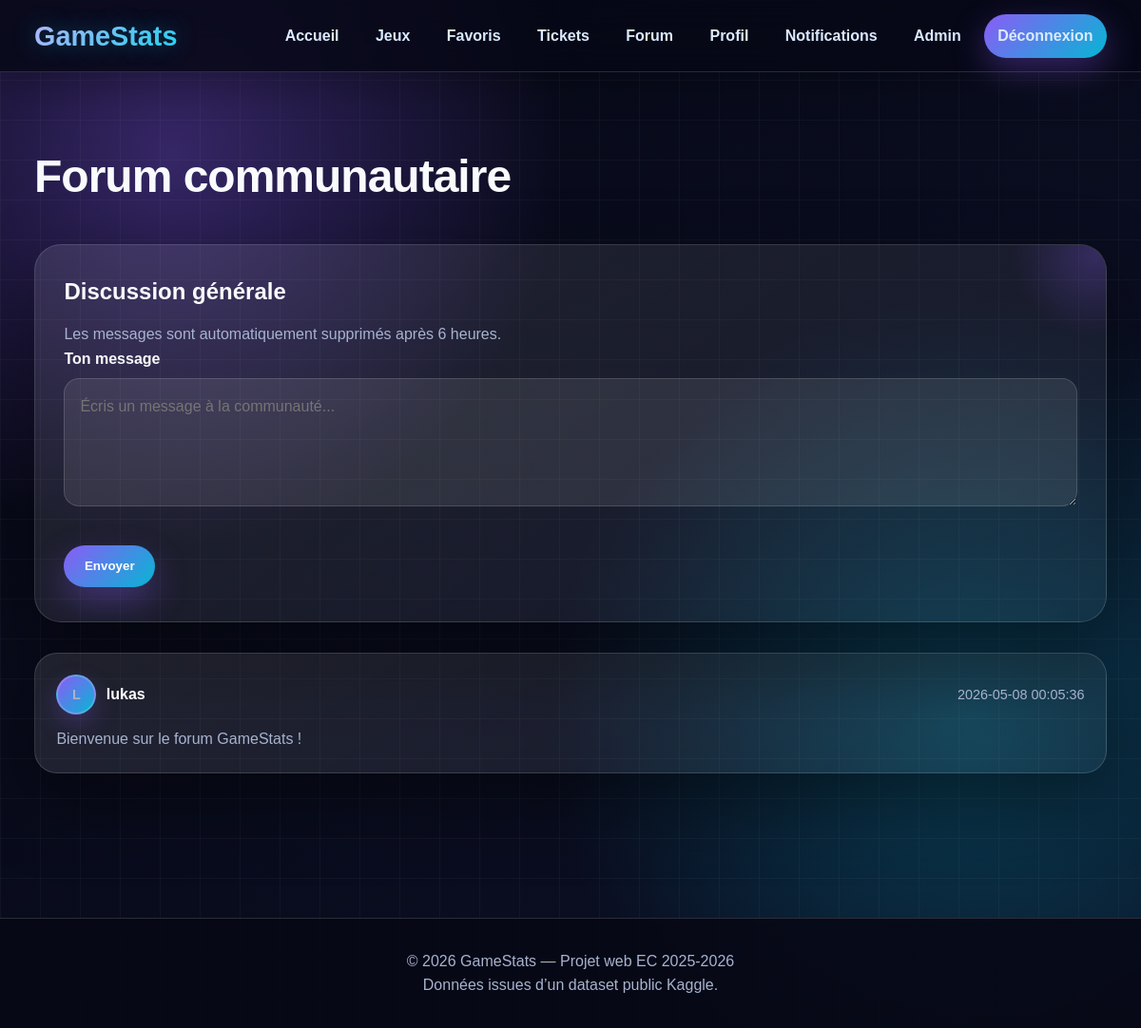
The app's page /forum.php (signed in) with its own data.
### tables this page shows
CREATE TABLE forum_messages (
    id INT AUTO_INCREMENT PRIMARY KEY,
    user_id INT NOT NULL,
    message TEXT NOT NULL,
    created_at DATETIME DEFAULT CURRENT_TIMESTAMP,
    FOREIGN KEY (user_id) REFERENCES users(id) ON DELETE CASCADE
);

CREATE TABLE users (
    id INT AUTO_INCREMENT PRIMARY KEY,
    username VARCHAR(50) NOT NULL UNIQUE,
    email VARCHAR(100) NOT NULL UNIQUE,
    password VARCHAR(255) NOT NULL,
    avatar VARCHAR(255),
    bio TEXT,
    role ENUM('user', 'admin') DEFAULT 'user',
    is_banned TINYINT(1) DEFAULT 0,
    ban_reason VARCHAR(255) DEFAULT NULL,
    created_at DATETIME DEFAULT CURRENT_TIMESTAMP
);

### www/forum.php (the view, shortened to what this page needs)
<?php
require_once 'includes/moderation.php';
$pdo->query('DELETE FROM forum_messages WHERE created_at < DATE_SUB(NOW(), INTERVAL 6 HOUR)');
$stmt = $pdo->query(
    'SELECT forum_messages.*, users.username, users.avatar
     FROM forum_messages
     INNER JOIN users ON forum_messages.user_id = users.id
     ORDER BY forum_messages.created_at DESC'
);
$messages = $stmt->fetchAll();
include 'includes/header.php';
?>
<section class="section">
    <div class="container">
        <h1 class="section-title">Forum communautaire</h1>
        <div class="info-box">
            <h2>Discussion générale</h2>
            <p>Les messages sont automatiquement supprimés après 6 heures.</p>
            <form action="forum.php" method="POST">
                <div class="form-group">
                    <label for="message">Ton message</label>
                    <textarea
                        id="message"
                        name="message"
                        placeholder="Écris un message à la communauté..."
                    ><?= htmlspecialchars($_POST['message'] ?? '') ?></textarea>
                </div>
                <button class="btn" type="submit">Envoyer</button>
            </form>
        </div>
        <div class="forum-list" id="forumMessagesList">
            <?php if (empty($messages)): ?>
                <div class="info-box">
                    <h2>Aucun message</h2>
                    <p>Sois le premier à lancer la discussion.</p>
                </div>
            <?php else: ?>
                <?php foreach ($messages as $message): ?>
                    <article class="forum-message">
                        <div class="forum-message-header forum-user-header">
                            <a href="user.php?id=<?= htmlspecialchars($message['user_id']) ?>" class="mini-user-link">
                                <span class="mini-user-avatar">
                                    <?php if (!empty($message['avatar'])): ?>
                                        <img
                                            src="assets/uploads/<?= htmlspecialchars(basename($message['avatar'])) ?>"
                                            alt="<?= htmlspecialchars($message['username']) ?>"
                                        >
                                    <?php else: ?>
                                        <?= htmlspecialchars(strtoupper(substr($message['username'], 0, 1))) ?>
                                    <?php endif; ?>
                                </span>
                                <strong><?= htmlspecialchars($message['username']) ?></strong>
                            </a>
                            <span><?= htmlspecialchars($message['created_at']) ?></span>
                        </div>
                        <p><?= nl2br(htmlspecialchars($message['message'])) ?></p>
                    </article>
                <?php endforeach; ?>
            <?php endif; ?>
        </div>
    </div>
</section>
<?php include 'includes/footer.php'; ?>

### www/assets/css/style.css (style rules this page uses)
* { box-sizing: border-box; margin: 0; padding: 0; }
:root { --bg: #070816; --bg2: #0b1024; --card: rgba(255,255,255,0.08); --text: #f8fafc; --muted: #a8b3cf; --primary: #8b5cf6; --secondary: #06b6d4; --border: rgba(255,255,255,0.14); --shadow: 0 30px 80px rgba(0,0,0,0.45); }
html, body { overflow-x: hidden; }
body { font-family: Arial, Helvetica, sans-serif; background: radial-gradient(circle at 15% 15%, rgba(139,92,246,0.35), transparent 30%), radial-gradient(circle at 85% 70%, rgba(6,182,212,0.28), transparent 35%), linear-gradient(135deg, var(--bg), var(--bg2)); color: var(--text); line-height: 1.6; min-height: 100vh; }
body::before { content: ""; position: fixed; inset: 0; background-image: linear-gradient(rgba(255,255,255,0.035) 1px, transparent 1px), linear-gradient(90deg, rgba(255,255,255,0.035) 1px, transparent 1px); background-size: 42px 42px; pointer-events: none; z-index: -1; }
a { color: inherit; text-decoration: none; }
.container { width: min(1180px, 92%); margin: 0 auto; }
.btn { display: inline-flex; align-items: center; justify-content: center; border: none; cursor: pointer; background: linear-gradient(135deg, var(--primary), var(--secondary)); color: white; padding: 0.9rem 1.35rem; border-radius: 999px; font-weight: 900; box-shadow: 0 15px 35px rgba(139,92,246,0.35); transition: 0.2s; width: fit-content; position: relative; overflow: hidden; margin-top: 0.75rem; margin-right: 0.65rem; margin-bottom: 0.35rem; }
.btn::after { content: ""; position: absolute; inset: 0; background: linear-gradient(120deg, transparent, rgba(255,255,255,0.25), transparent); transform: translateX(-120%); transition: 0.45s; }
.section { padding: 4.5rem 0; animation: fadeUp 0.6s ease both; }
.section-title { font-size: clamp(2.2rem, 4vw, 3.4rem); margin-bottom: 2rem; letter-spacing: -1px; }
.card, .game-card, .info-box, .auth-card, .filters, .table-wrapper { background: linear-gradient(145deg, rgba(255,255,255,0.10), rgba(255,255,255,0.045)); border: 1px solid var(--border); backdrop-filter: blur(20px); box-shadow: var(--shadow); border-radius: 28px; padding: 1.9rem; transition: transform 0.25s ease, box-shadow 0.25s ease, border-color 0.25s ease; }
.card p, .game-card p, .info-box p, .auth-card p { color: var(--muted); }
.form-group { margin-bottom: 1.35rem; }
label { display: block; font-weight: 900; margin-bottom: 0.45rem; }
input, select, textarea { width: 100%; border: 1px solid var(--border); background: rgba(255,255,255,0.09); color: white; padding: 1rem; border-radius: 16px; font: inherit; outline: none; transition: border-color 0.2s ease, box-shadow 0.2s ease, transform 0.2s ease; }
textarea { min-height: 135px; resize: vertical; }
.info-box { position: relative; overflow: hidden; }
.info-box::before { content: ""; position: absolute; width: 180px; height: 180px; right: -80px; top: -80px; background: radial-gradient(circle, rgba(139,92,246,0.25), transparent 70%); pointer-events: none; }
.info-box h2 { margin-bottom: 0.8rem; }
.forum-list { display: grid; gap: 1rem; margin-top: 2rem; }
.forum-message { background: linear-gradient(145deg, rgba(255,255,255,0.10), rgba(255,255,255,0.045)); border: 1px solid var(--border); border-radius: 24px; padding: 1.4rem; box-shadow: var(--shadow); backdrop-filter: blur(18px); transition: 0.25s; }
.forum-message-header { display: flex; justify-content: space-between; gap: 1rem; margin-bottom: 0.8rem; }
.forum-message-header strong { color: white; }
.forum-message-header span { color: var(--muted); font-size: 0.9rem; }
.forum-message p { color: var(--muted); }
.container { width: min(1440px, 94%); }
.mini-user-link { display: inline-flex; align-items: center; gap: 0.65rem; width: fit-content; }
.mini-user-avatar { width: 42px; height: 42px; border-radius: 50%; display: inline-grid; place-items: center; flex-shrink: 0; overflow: hidden; background: linear-gradient(135deg, var(--primary), var(--secondary)); color: white; font-weight: 900; border: 2px solid rgba(255,255,255,0.18); box-shadow: 0 10px 25px rgba(139,92,246,0.25); }
.forum-user-header { align-items: center; }

### records on screen
forum_messages: user.username "L", user.username "lukas", created_at "2026-05-08 00:05:36", message "Bienvenue sur le forum GameStats !"
